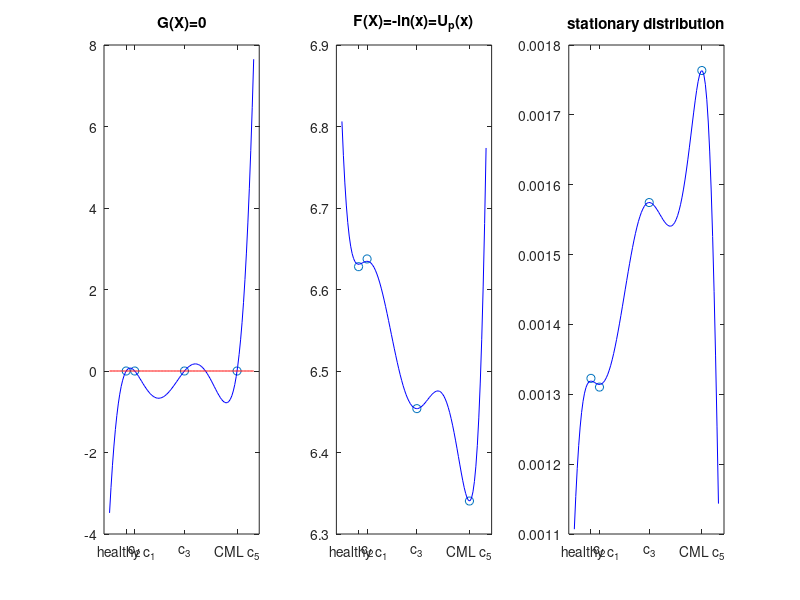

Here is the MATLAB script that generated this plot: (Note: this script raises an error after producing the figure.)
  clear
%x0 = [-129, -108, -66, -33, 19]';
x0 = [-208.51554, -43.88014, 111.85604, 138.55368]'; %rotated space only nonzero genes  
%remap [-129 19] interval to [0 1] with linear transformation
%[-129, 0], [19, 1]
A = 1;
B = 0; 

m = (B-A) / (x0(end)-x0(1));

x = m.*(x0-x0(1)) + A;
%f = [0.00315, 0.00225, 0.00815, 0.00325, 0.00485]';
outlierfactor = 0.65; 
%f = [0.00315, 0.00225, 0.00815,  0.00485]'; %remove unstable point c2
%f = [0.006, 0.005, 0.01125, 0.001]'; %TKI distribution
f = [.8*0.002204351, outlierfactor*0.002422282, 0.001310297, 0.001322798]'; %rotated space only nonzero genes

% tetfactor = 2.5;
% %tet off / on 
% f = [(1/tetfactor)*0.00315, 0.00225, 0.00815,  tetfactor*0.00485]'; %remove unstable point c2

y = -log(f);

c3 = x0(3);
%Up 6th degree polynomial
X0 = [x.^6, x.^5, x.^4, x.^3, x.^2, x, ones(size(x))]; %F
F = @(x,P)P(1)*x.^6 + P(2)*x.^5 + P(3)*x.^4 + P(4)*x.^3 + P(5)*x.^2 + P(6)*x + P(7);

%dUp 5th degree polynomial gradient spatial derivative of Up
X1 = [6*x.^5, 5*x.^4, 4*x.^3, 3*x.^2, 2*x, ones(size(y)), zeros(size(x))]; %G
G = @(x,P)6*P(1)*x.^5 + 5*P(2).*x.^4 + 4*P(3).*x.^3 + 3*P(4).*x.^2 + 2*P(5).*x + P(6);

rhs = [zeros(size(x)); y]; %G(X) = 0, F(X) = -ln(X)
a = [X1;X0]\rhs; %solve



X = linspace(-.15,1.15);

figure(1);
hold on
subplot(1,3,1)
plot(x,zeros(size(x)),'o') %plot critical points as zeros of G(X)
hold on
plot(X,G(X,a),'b') %plot identified G(x)
plot(X,zeros(size(X)),'r')
title('G(X)=0')
set(gca,'xtick',sort(x),'xticklabel',{'healthy c_1','c_2','c_3','CML c_5'})
subplot(1,3,2)
plot(x,y,'o') %plot critical points evaluated at potential
hold on
plot(X,F(X,a),'b')
title('F(X)=-ln(x)=U_p(x)')
set(gca,'xtick',sort(x),'xticklabel',{'healthy c_1','c_2','c_3','CML c_5'})

subplot(1,3,3)
plot(x,f,'o')
hold on
plot(X,exp(-F(X,a)),'b')
title('stationary distribution')
set(gca,'xtick',sort(x),'xticklabel',{'healthy c_1','c_2','c_3','CML c_5'})

%%
%% Simulation of Langevin equation
alpha = 1e-2; 
alpha = .5;
t0 = 0;
tf = 6;


t0tki = 6; 
tftki = 9;
tkidt = tftki - t0tki;


t0post = 9;
tfpost = 16;
postdt = tfpost - t0post;


Ntrials = 20;
nPeriods = 100;

%D = 0.008;
D = 0.045;

Pot = @(t,X) -alpha*G(X,a);
Diff = @(t,X) sqrt(2*D)*ones(size(X));

TKIPot = @(t,X) 2*alpha*G(X,a);
TKIDiff = @(t,X) .8*sqrt(2*D)*ones(size(X));

PostPot = @(t,X) -2*alpha*G(X,a);

langevin = sde(Pot, Diff,'StartState',-.1);
[S,T] = simulate(langevin, round(nPeriods), 'DeltaTime', tf/nPeriods, 'nTrials', Ntrials);
S = squeeze(S);
T = linspace(t0,tf,nPeriods+1);

langevin = sde(TKIPot, TKIDiff,'StartState',S(end,:));
[S2,T2] = simulate(langevin, round(nPeriods), 'DeltaTime', tkidt/nPeriods, 'nTrials', Ntrials);
S2 = squeeze(S2);

S = [S; S2];
T = [T linspace(t0tki,tftki,nPeriods+1)];

figure;
plot(X,TKIPot(0,X))
hold on;
plot(x,TKIPot(0,x),'or')
set(gca,'xtick',sort(x),'xticklabel',{'healthy c_1','c_2','c_3','CML c_5'})

langevin = sde(PostPot, Diff,'StartState',S(end,:));
[S3,T3] = simulate(langevin, round(nPeriods), 'DeltaTime', postdt/nPeriods, 'nTrials', Ntrials);
S3 = squeeze(S3);

S = [S; S3];

T = [T linspace(t0post,tfpost,nPeriods+1)];

figure
%subplot(1,2,1)
hold on; box on;
plot(T,S); 
plot([t0 tfpost],[x(1) x(1)],'k')
plot([t0 tfpost],[x(2) x(2)],'k')
plot([t0 tfpost],[x(3) x(3)],'k')
plot([t0 tfpost],[x(4) x(4)],'k')
plot([t0tki t0tki],[0 1],':k')
plot([tftki tftki],[0 1],':k')
xlabel('time (weeks)')
set(gca,'ylim',[-.25 1.25],'ydir','reverse','xlim',[t0 tfpost],'ytick',sort(x),'yticklabel',{'healthy c_1','c_2','c_3','CML c_5'})
ax = gca; 
%ax.ColorOrder = mycolors;
% 
% subplot(1,2,2)
% hold on; box on;
% plot(S(end,:),alpha*F(S(end,:),a),'o')
% plot(x,alpha*y,'o') %plot critical points evaluated at potential
% plot(X,alpha*F(X,a),'k')
% title('U_p(x)')
% set(gca,'xtick',sort(x),'xticklabel',{'healthy c_1','c_3','c_4','CML c_5'})
% colororder(gca,ax.ColorOrder)

%%
% p = plot(nan,nan);
% p.XData = t_step;
% for n = 1:NPeriods
%       p.YData = x.^n;
%       exportgraphics(gcf,'testAnimated.gif','Append',true);
% end